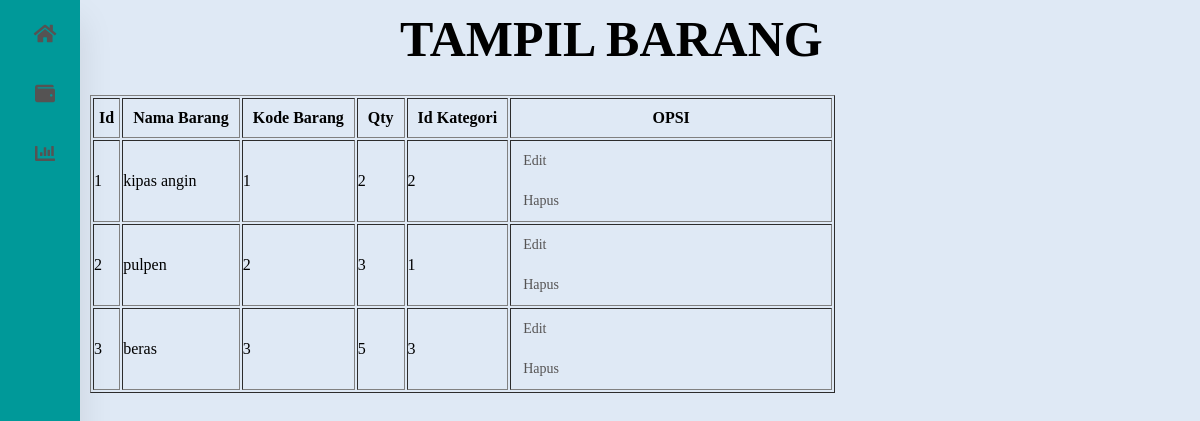
The page /tampil_barang.php (signed in) on the database its author committed.
### tables this page shows
CREATE TABLE `barang` (
  `id_barang` int(11) NOT NULL,
  `nama_barang` varchar(20) NOT NULL,
  `kode_barang` varchar(20) NOT NULL,
  `qty` int(11) NOT NULL,
  `kategori_id` int(11) NOT NULL
);

### tampil_barang.php (the view, shortened to what this page needs)
<!DOCTYPE html>
<html>
<html lang="en">
<head>
    <link rel="stylesheet" href="https://cdnjs.cloudflare.com/ajax/libs/font-awesome/5.15.4/css/all.min.css"/>
<body>
    <h2 style="position: absolute; top: 10px; left: 400px; font-size: 50px;">TAMPIL BARANG</h2>
</body>
</head>
<body>
    <nav>
        <ul>
            <li><a href="index.php">
                <i class="fas fa-home"></i>
            </a></li>
            <li><a href="tambah_barang.php">
                <i class="fas fa-wallet"></i>
            </a></li>
            <li><a href="tampil_barang.php">
                <i class="fas fa-chart-bar"></i>
            </a></li>
        </ul>
    </nav>
</body>
    <table border="1" dding: 3px; text-align: center;">
        <tr>
            <th style="padding: 5px;">Id</th>
            <th style="padding: 10px;">Nama Barang</th>
            <th style="padding: 10px;">Kode Barang</th>
            <th style="padding: 10px;">Qty</th>
            <th style="padding: 10px;">Id Kategori</th>
            <th> OPSI </th>
        </tr>
        <?php
            include 'koneksi.php';
            $no = 1;
            $data = mysqli_query($koneksi,"Select * from barang");
            while($d = mysqli_fetch_array($data)){
        ?>
        <tr>
            <td><?php echo $no++; ?></td>
            <td><?php echo $d['nama_barang'];?></td>
            <td><?php echo $d['kode_barang'];?></td>
            <td><?php echo $d['qty'];?></td>
            <td><?php echo $d['kategori_id'];?></td>
            <td>
            <a href="edit_barang.php?id=<?php echo $d['id_barang']; ?>">Edit</a>
            <a href="hapus_barang.php?id=<?php echo $d['id_barang']; ?>">Hapus</a>
            </td>
        </tr>
        <?php
            }
            ?>
    </table>
</body>
</html>

### tampil_barang.php (style rules this page uses)
* { margin: 0px; padding: 0px; outline: 0px; text-decoration: none; }
body { background: #dfe9f5; margin: 0; padding: 0; display: flex; justify-content: flex-start; align-items: flex-start; height: 97vh; }
table { margin: 95px 0 0 90px; }
nav { position: absolute; top: 0px; bottom: 0px; height: 100%; left: 0px; background: #009999; width: 80px; overflow: hidden; transition: width 0.2s linear; box-shadow: 0 20px 35px rgba(1, 0, 0, 0.1) }
a { position: relative; color: rgba(85, 83, 83); font-size: 14px; display: table; width: 300px; padding: 10px; }
.fas { position: relative; width: 70px; height: 40px; top: 14px; font-size: 20px; text-align: center; }

### rows shown on the page
barang: nama_barang "kipas angin", kode_barang "1", qty "2", kategori "2"
barang: nama_barang "pulpen", kode_barang "2", qty "3", kategori "1"
barang: nama_barang "beras", kode_barang "3", qty "5", kategori "3"
